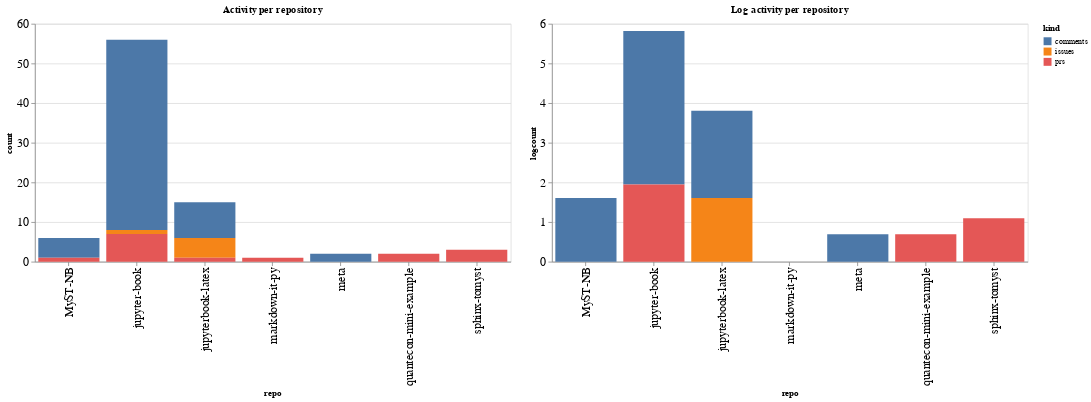

Write notebook code for a chart like this one.
### Code cell
ch1 = alt.Chart(repo_summaries, width=600, title="Activity per repository").mark_bar().encode(
    x='repo',
    y='count',
    color='kind',
    tooltip="kind"
)

ch2 = alt.Chart(repo_summaries, width=600, title="Log activity per repository").mark_bar().encode(
    x='repo',
    y='logcount',
    color='kind',
    tooltip="kind"
)

ch1 | ch2

### Figure 1 — Vega-Lite specification as saved in the notebook (floating-point values rounded to 4 significant figures)
{"config": {"axisLeft": {"labelFontSize": 15}, "axisBottom": {"labelFontSize": 15}}, "hconcat": [{"mark": "bar", "encoding": {"color": {"type": "nominal", "field": "kind"}, "tooltip": {"type": "nominal", "field": "kind"}, "x": {"type": "nominal", "field": "repo"}, "y": {"type": "quantitative", "field": "count"}}, "title": "Activity per repository", "width": 600}, {"mark": "bar", "encoding": {"color": {"type": "nominal", "field": "kind"}, "tooltip": {"type": "nominal", "field": "kind"}, "x": {"type": "nominal", "field": "repo"}, "y": {"type": "quantitative", "field": "logcount"}}, "title": "Log activity per repository", "width": 600}], "data": {"name": "data-6aa39a4cc839c482f74bc81e46d5e64f"}, "$schema": "https://vega.github.io/schema/vega-lite/v4.8.1.json", "datasets": {"data-6aa39a4cc839c482f74bc81e46d5e64f": [{"repo": "MyST-NB", "kind": "comments", "count": 5, "logcount": 1.609}, {"repo": "MyST-NB", "kind": "prs", "count": 1, "logcount": 0.0}, {"repo": "jupyter-book", "kind": "comments", "count": 48, "logcount": 3.871}, {"repo": "jupyter-book", "kind": "issues", "count": 1, "logcount": 0.0}, {"repo": "jupyter-book", "kind": "prs", "count": 7, "logcount": 1.946}, {"repo": "jupyterbook-latex", "kind": "comments", "count": 9, "logcount": 2.197}, {"repo": "jupyterbook-latex", "kind": "issues", "count": 5, "logcount": 1.609}, {"repo": "jupyterbook-latex", "kind": "prs", "count": 1, "logcount": 0.0}, {"repo": "markdown-it-py", "kind": "prs", "count": 1, "logcount": 0.0}, {"repo": "meta", "kind": "comments", "count": 2, "logcount": 0.6931}, {"repo": "quantecon-mini-example", "kind": "prs", "count": 2, "logcount": 0.6931}, {"repo": "sphinx-tomyst", "kind": "prs", "count": 3, "logcount": 1.099}]}}
